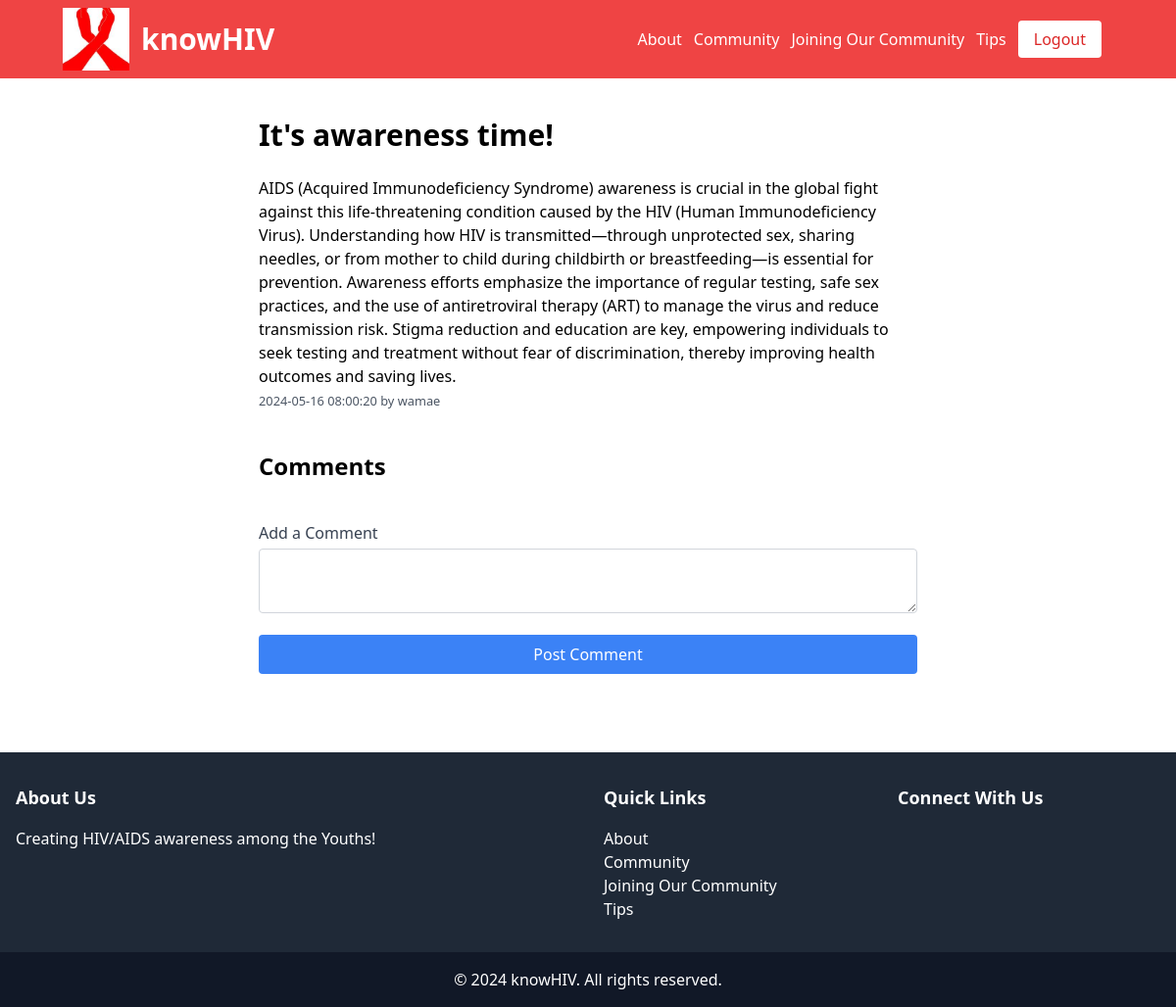
Screenshot of /view_post.php?id=3 (signed in) with the database file from the repository.
### tables this page shows
CREATE TABLE `posts` (
  `id` int(11) NOT NULL,
  `user_id` int(11) NOT NULL,
  `title` varchar(255) NOT NULL,
  `content` text NOT NULL,
  `image_url` varchar(255) DEFAULT NULL,
  `created_at` timestamp NOT NULL DEFAULT current_timestamp(),
  `flagged` tinyint(1) DEFAULT 0
);

CREATE TABLE `users` (
  `id` int(11) NOT NULL,
  `username` varchar(50) NOT NULL,
  `email` varchar(100) NOT NULL,
  `password` varchar(255) NOT NULL,
  `created_at` timestamp NOT NULL DEFAULT current_timestamp(),
  `profile_pic` varchar(255) DEFAULT NULL,
  `reset_token` varchar(255) DEFAULT NULL,
  `reset_token_expire` datetime DEFAULT NULL,
  `is_admin` tinyint(1) DEFAULT 0
);

### view_post.php (the view, shortened to what this page needs)
<?php
include 'config/db.php';
$post_id = $_GET['id'];
$stmt = $conn->prepare("SELECT p.title, p.content, p.image_url, p.created_at, u.username FROM posts p JOIN users u ON p.user_id = u.id WHERE p.id = ?");
$stmt->bind_param("i", $post_id);
$stmt->execute();
$stmt->bind_result($title, $content, $image_url, $created_at, $username);
?>
<!DOCTYPE html>
<html>
<head>
    <link href="https://cdn.jsdelivr.net/npm/tailwindcss@2.0.4/dist/tailwind.min.css" rel="stylesheet">
</head>
<body>
<?php include 'includes/header.php'; ?>
<div class="max-w-2xl mx-auto mt-10">
    <h1 class="text-3xl font-bold mb-6"><?php echo htmlspecialchars($title); ?></h1>
    <p><?php echo nl2br(htmlspecialchars($content)); ?></p>
    <small class="text-gray-600"><?php echo $created_at; ?> by <?php echo htmlspecialchars($username); ?></small>
    <div class="mt-10">
        <h2 class="text-2xl font-bold mb-4">Comments</h2>
    </div>
    <form action="view_post.php?id=<?php echo $post_id; ?>" method="post" class="mt-10">
        <div class="mb-4">
            <label class="block text-gray-700">Add a Comment</label>
            <textarea name="content" class="w-full p-2 border border-gray-300 rounded mt-1" required></textarea>
        </div>
        <button type="submit" class="w-full bg-blue-500 text-white p-2 rounded">Post Comment</button>
    </form>
</div>
<?php include 'includes/footer.php'; ?>
</body>
</html>

### rows the page displays
posts: title "It's awareness time!", content "AIDS (Acquired Immunodeficiency Syndrome) awareness is crucial in the global fight against this life-threatening condition caused by the HIV (Human Immunodeficiency Virus). Understanding how HIV is transmitted—through unprotected sex, sharing needles, or from mother to child during childbirth or breastfeeding—is essential for prevention. Awareness efforts emphasize the importance of regular testing, safe sex practices, and the use of antiretroviral therapy (ART) to manage the virus and reduce transmission risk. Stigma reduction and education are key, empowering individuals to seek testing and treatment without fear of discrimination, thereby improving health outcomes and saving lives.", created_at "2024-05-16 08:00:20", user.username "wamae"
